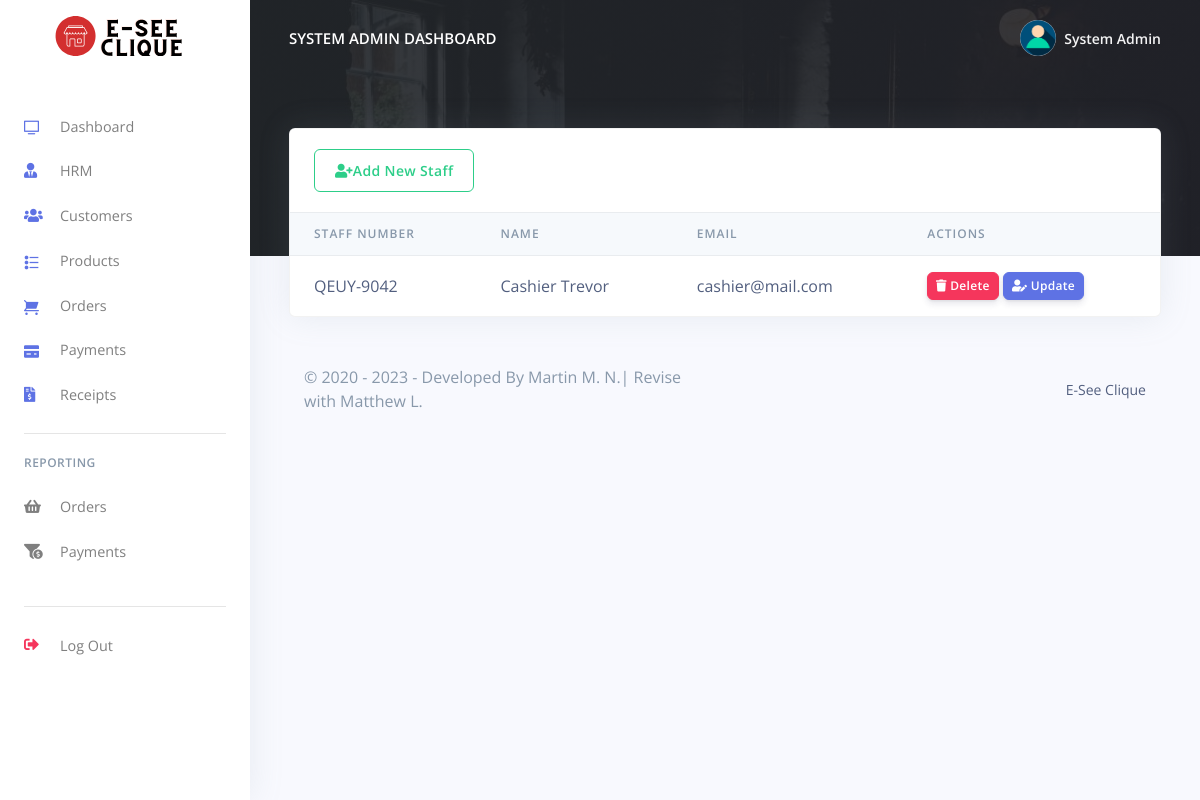
Before: /Restro/admin/hrm.php (signed in) with the older database file.
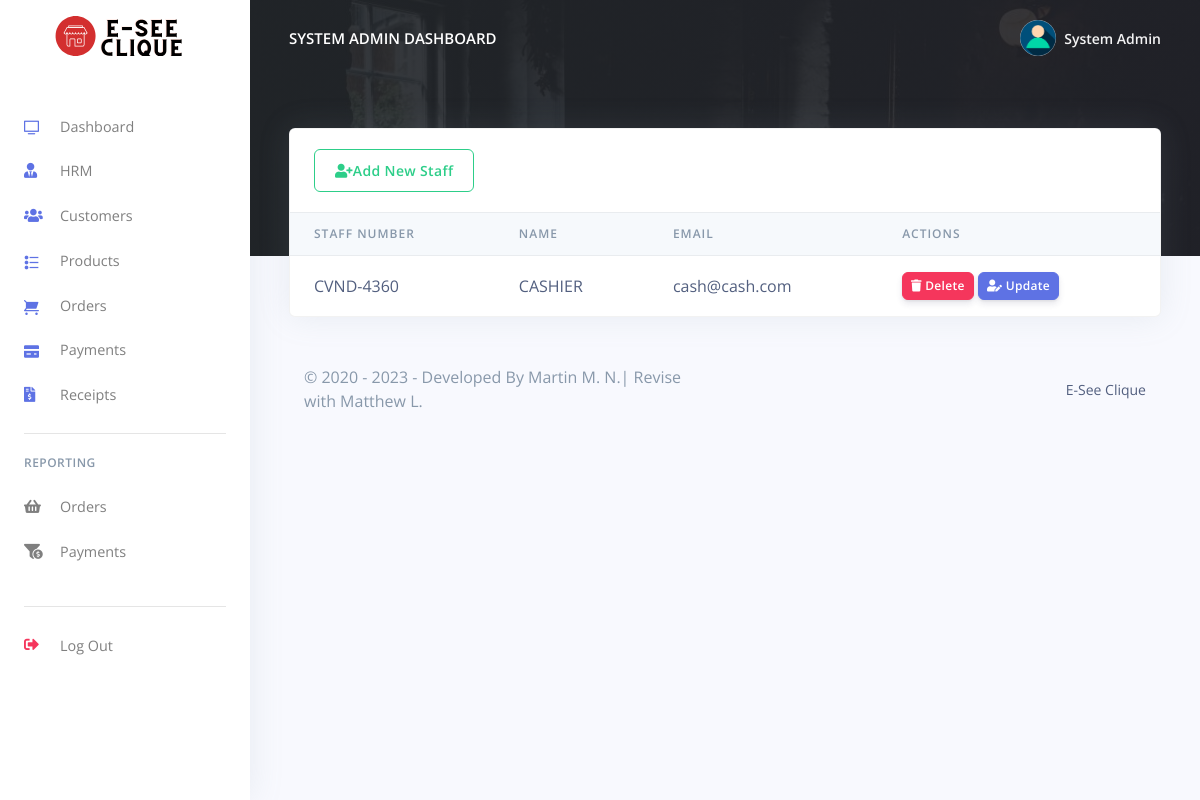
After: the same page with the newer database file.
### tables this page shows
CREATE TABLE `rpos_admin` (
  `admin_id` varchar(200) NOT NULL,
  `admin_name` varchar(200) NOT NULL,
  `admin_email` varchar(200) NOT NULL,
  `admin_password` varchar(200) NOT NULL
);

CREATE TABLE `rpos_staff` (
  `staff_id` int(20) NOT NULL,
  `staff_name` varchar(200) NOT NULL,
  `staff_number` varchar(200) NOT NULL,
  `staff_email` varchar(200) NOT NULL,
  `staff_password` varchar(200) NOT NULL,
  `created_at` timestamp(6) NOT NULL DEFAULT current_timestamp(6) ON UPDATE current_timestamp(6)
);

### Restro/admin/hrm.php (the view, shortened to what the changed rows need)
<?php
include('config/config.php');
require_once('partials/_head.php');
?>
<body>
  <?php
  require_once('partials/_sidebar.php');
  ?>
  <div class="main-content">
    <?php
    require_once('partials/_topnav.php');
    ?>
    <div class="container-fluid mt--8">
      <div class="row">
        <div class="col">
          <div class="card shadow">
            <div class="table-responsive">
              <table class="table align-items-center table-flush">
                <thead class="thead-light">
                  <tr>
                    <th scope="col">Staff Number</th>
                    <th scope="col">Name</th>
                    <th scope="col">Email</th>
                    <th scope="col">Actions</th>
                  </tr>
                </thead>
                <tbody>
                  <?php
                  $ret = "SELECT * FROM  rpos_staff ";
                  $stmt = $mysqli->prepare($ret);
                  $stmt->execute();
                  $res = $stmt->get_result();
                  while ($staff = $res->fetch_object()) {
                  ?>
                    <tr>
                      <td><?php echo $staff->staff_number; ?></td>
                      <td><?php echo $staff->staff_name; ?></td>
                      <td><?php echo $staff->staff_email; ?></td>
                      <td>
                        <a href="hrm?delete=<?php echo $staff->staff_id; ?>">
                          <button class="btn btn-sm btn-danger">
                            <i class="fas fa-trash"></i>
                            Delete
                          </button>
                        </a>
                        <a href="update_staff?update=<?php echo $staff->staff_id; ?>">
                          <button class="btn btn-sm btn-primary">
                            <i class="fas fa-user-edit"></i>
                            Update
                          </button>
                        </a>
                      </td>
                    </tr>
                  <?php } ?>
                </tbody>
              </table>
            </div>
          </div>
        </div>
      </div>
    </div>
  </div>
</body>
</html>

### Restro/admin/partials/_sidebar.php (shortened to what the changed rows need)
<?php
$admin_id = $_SESSION['admin_id'];
$ret = "SELECT * FROM  rpos_admin  WHERE admin_id = '$admin_id'";
$stmt = $mysqli->prepare($ret);
$stmt->execute();
$res = $stmt->get_result();
while ($admin = $res->fetch_object()) {
?>
  <nav class="navbar navbar-vertical fixed-left navbar-expand-md navbar-light bg-white" id="sidenav-main">
    <div class="container-fluid">
      <a class="navbar-brand pt-0" href="dashboard">
        <img src="assets/img/brand/test.svg" class="navbar-brand-img" alt="..." width="500" height="300">
      </a>
      <div class="collapse navbar-collapse" id="sidenav-collapse-main">
        <ul class="navbar-nav">
          <li class="nav-item">
            <a class="nav-link" href="dashboard">
              <i class="ni ni-tv-2 text-primary"></i> Dashboard
            </a>
          </li>
          <li class="nav-item">
            <a class="nav-link" href="hrm">
              <i class="fas fa-user-tie text-primary"></i> HRM
            </a>
          </li>
          <li class="nav-item">
            <a class="nav-link" href="customes">
              <i class="fas fa-users text-primary"></i> Customers
            </a>
          </li>
          <li class="nav-item">
            <a class="nav-link" href="products">
              <i class="ni ni-bullet-list-67 text-primary"></i>Products
            </a>
          </li>
          <li class="nav-item">
            <a class="nav-link" href="orders">
              <i class="ni ni-cart text-primary"></i> Orders
            </a>
          </li>
          <li class="nav-item">
            <a class="nav-link" href="payments">
              <i class="ni ni-credit-card text-primary"></i> Payments
            </a>
          </li>
          <li class="nav-item">
            <a class="nav-link" href="receipts">
              <i class="fas fa-file-invoice-dollar text-primary"></i> Receipts
            </a>
          </li>
        </ul>
        <hr class="my-3">
        <h6 class="navbar-heading text-muted">Reporting</h6>
        <ul class="navbar-nav mb-md-3">
          <li class="nav-item">
            <a class="nav-link" href="orders_reports">
              <i class="fas fa-shopping-basket"></i> Orders
            </a>
          </li>
          <li class="nav-item">
            <a class="nav-link" href="payments_reports">
              <i class="fas fa-funnel-dollar"></i> Payments
            </a>
          </li>
        </ul>
        <hr class="my-3">
        <ul class="navbar-nav mb-md-3">
          <li class="nav-item">
            <a class="nav-link" href="logout">
              <i class="fas fa-sign-out-alt text-danger"></i> Log Out
            </a>
          </li>
        </ul>
      </div>
    </div>
  </nav>
<?php } ?>

### Restro/admin/partials/_topnav.php (shortened to what the changed rows need)
<?php
$admin_id = $_SESSION['admin_id'];
$ret = "SELECT * FROM  rpos_admin  WHERE admin_id = '$admin_id'";
$stmt = $mysqli->prepare($ret);
$stmt->execute();
$res = $stmt->get_result();
while ($admin = $res->fetch_object()) {
?>
    <nav class="navbar navbar-top navbar-expand-md navbar-dark" id="navbar-main">
        <div class="container-fluid">
            <a class="h4 mb-0 text-white text-uppercase d-none d-lg-inline-block" href="dashboard"><?php echo $admin->admin_name; ?> Dashboard</a>
            <ul class="navbar-nav align-items-center d-none d-md-flex">
                <li class="nav-item dropdown">
                    <a class="nav-link pr-0" href="#" role="button" data-toggle="dropdown" aria-haspopup="true" aria-expanded="false">
                        <div class="media align-items-center">
                            <span class="avatar avatar-sm rounded-circle">
                                <img alt="Image placeholder" src="assets/img/theme/user-a-min.png">
                            </span>
                            <div class="media-body ml-2 d-none d-lg-block">
                                <span class="mb-0 text-sm  font-weight-bold"><?php echo $admin->admin_name; ?></span>
                            </div>
                        </div>
                    </a>
                </li>
            </ul>
        </div>
    </nav>
<?php } ?>

Changed rows visible on the page:
removed rpos_staff: staff_number "QEUY-9042", staff_name "Cashier Trevor", staff_email "cashier@mail.com"
added rpos_staff: staff_number "CVND-4360", staff_name "CASHIER", staff_email "cash@cash.com"
